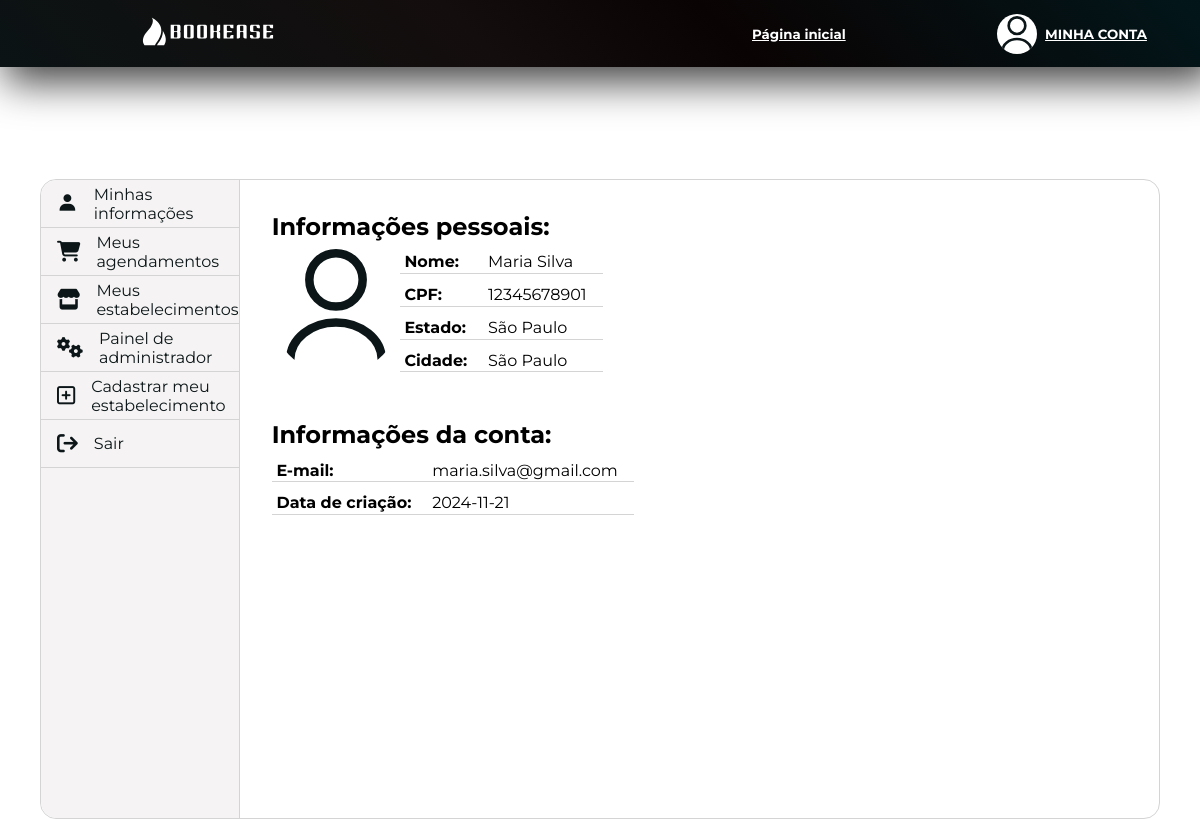
The page /view/myaccount.php (signed in) on the database its author committed.
### tables this page shows
CREATE TABLE users(
	id int auto_increment,
    cpf VARCHAR(11) UNIQUE,
    name VARCHAR(100),
    email VARCHAR(100) UNIQUE,
    phone VARCHAR(11) UNIQUE,
    state VARCHAR(80),
    city VARCHAR(80),
    password VARCHAR(100),
    user_type enum('user','admin','manager'),
    creation_date DATE,
    PRIMARY KEY(id)
);

### model/database_connect.php (called while the page is built, shortened)
<?php
class connect_database {
    protected $mysqli;
    protected $host = '127.0.0.1';
    protected $user = 'root';
    protected $password = '12345';
    protected $database = 'bookease';
    public function connect() {
        $this->mysqli = new mysqli($this->host, $this->user, $this->password, $this->database);
        $this->mysqli->set_charset('utf8');
    }
    public function consult($query) {
        try {
            if ($result = $this->mysqli->query($query)){
                $result = mysqli_fetch_assoc($result);
                return $result;
            }
            else {
                $this->rows_affected = 0;
                return null;
            }
        }
        catch (Exception $exc) {
            $this->disconnect();
        }
    }
}

### view/myaccount.php (the view, shortened to what this page needs)
<!DOCTYPE html>
<html lang="en">
<head>
    <link rel="stylesheet" href="/public/css/myaccount.css">
    <link rel="stylesheet" href="/public/css/components/red_button.css">
    <link rel="stylesheet" href="/public/css/components/header.css">
    <link href='https://unpkg.com/boxicons@2.1.4/css/boxicons.min.css' rel='stylesheet'>
</head>
<body>
    <?php
        require_once '../controller/categories_controller.php';
        include_once '../model/database_connect.php';
        $con = new connect_database();
        $con->connect();
        $query = "SELECT * FROM users WHERE email = '$_SESSION[login]';";
        $user = $con->consult($query);
        $establishments = get_my_establishments();
        $reserves = get_my_reserves();
    ?>
    <header>
        <div class="header">
            <div class="logo">
                <a href="/view/index.php">
                    <img src="/public/images/logos_horizontal/logo1_white.svg" alt="" class="logo_image">
                </a>
            </div>
            <div class="header_buttons">
                <div class="header_button">
                    <a href="../view/establishments.php">
                        Página inicial
                    </a>
                </div>
                <div class="account_pages">
                    <a href="/view/myaccount.php">
                        <img class="profile_picture" src="/public/images/profile_picture.svg" alt="">
                    </a>
                    <div>
                        <a href="/view/myaccount.php">
                            <span>MINHA CONTA</span>
                        </a>
                    </div>
                </div>
            </div>
        </div>
    </header>
    <main>
        <div class="main_content">
            <div class="aside_buttons">
                <a href="./myaccount.php" class="aside_button">
                    <i class='bx bxs-user'></i>
                    <span>Minhas informações</span>
                </a>
                <a href="?info=my_reserves" class="aside_button">
                    <i class="fa-solid fa-cart-shopping"></i>
                    <span>Meus agendamentos</span>
                </a>
                <?php
                    if($user['user_type'] != null) {
                        echo '
                            <a href="?info=my_establishments" class="aside_button">
                                <i class="fa-solid fa-store"></i>
                                <span>Meus estabelecimentos</span>
                            </a>
                        ';
                    }
                    if($user['user_type'] != null) {
                        echo '
                            <a href="#" class="aside_button">
                                <i class="fa-solid fa-gears"></i>
                                <span>Painel de administrador</span>
                            </a>
                        ';
                    }
                ?>
                <a href="../view/establishment_register.php" class="aside_button">
                    <i class="fa-regular fa-square-plus"></i>
                    <span>Cadastrar meu estabelecimento</span>
                </a>
                <a href="../controller/logout_controller.php" class="aside_button">
                    <i class="fa-solid fa-arrow-right-from-bracket"></i>
                    <span>Sair</span>
                </a>
            </div>
            <div class="informations">
                <?php
                    if(isset($_REQUEST) && isset($_REQUEST['info'])) {
                        switch ($_REQUEST['info']) {
                            case 'my_establishments':
                                echo '
                                    <div class="establishments">
                                        <h2>Meus estabelecimentos</h2>
                                        <div class="establishments_list">
                                    ';
                                    if(isset($establishments)) {
                                        if($establishments != null) {
                                        foreach($establishments as $e) {
                                            echo '
                                                <div class="establishment">
                                                    <div class="establishment_image">
                                                        <a href="/view/establishment_page.php?id='.$e['id'].'">
                                                            <img src="../controller/uploads/'.$e['cnpj'].'.jpg" alt="" class="image_icon">
                                                        </a>
                                                    </div>
                                                    <div class="establishment_info">
                                                        <h3>
                                                            <a href="/view/establishment_page.php?id='.$e['id'].'">
                                                            '.$e['name'].'
                                                            </a>
                                                        </h3>
                                                        <p>
                                                            <span>Descrição: </span>
                                                            '.$e['description'].'
                                                        </p>
                                                        <p>
                                                            <span>Categoria: </span>
                                                            '.$e['category_name'].'
                                                        </p>
                                                        <p>
                                                            <span>Subcategoria: </span>
                                                            '.$e['subcategory_name'].'
                                                        </p>
                                                        <p>
                                                            <span>Endereço: </span>
                                                            '.$e['address'].'
                                                        </p>
                                                    </div>
                                                    <div class="open_establishment">
                                                        <a href="/view/establishment_page.php?id='.$e['id'].'">
                                                            <i class="fa-solid fa-arrow-up-right-from-square"></i>
                                                        </a>
                                                    </div>
                                                </div>
                                            ';
                                        }
                                    }
                                }
                                else {
                                    echo '
                                        <div class="not_found">
                                            <i class="fa-solid fa-circle-exclamation"></i>
                                            <h1>
                                                Ops!
                                            </h1>
                                            <h2>
                                                Parece que você não<br>
                                                possui nenhum<br>
                                                estabelecimento<br>
                                                Cadastrado!
                                            </h2>
                                        </div>
                                    ';
                                }
                                echo'
                                        </div>
                                    </div>
                                ';
                                break;
                            case 'my_reserves':
                                if(isset($reserves)) {
                                        if($reserves != null) {
                                            foreach($reserves as $r) {
                                                echo '
                                                    <div class="reserve">
                                                    <div class="table">
                                                        <div class="table_row">
                                                            <div class="table_column">
                                                                <span class="table_strong">ID:</span>
                                                                <span class="table_strong">Estabelecimento:</span>
                                                                <span class="table_strong">Serviço:</span>
                                                                <span class="table_strong">Data:</span>
                                                                <span class="table_strong">Horário:</span>
                                                                <span class="table_strong">Status:</span>
                                                            </div>
                                                            <div class="table_column">
                                                                <span>'.$r['id'].'</span>
                                                                <span>'.$r['establishment_name'].'</span>
                                                                <span>'.$r['service_name'].'</span>
                                                                <span>'.$r['service_date'].'</span>
                                                                <span>'.$r['availability_time'].'</span>
                                                                <span class="status_'.$r['reserve_status'].'">'.$r['reserve_status'].'</span>
                                                            </div>
                                                        </div>
                                                    </div>
                                                    ';
                                                if($r['reserve_status'] == 'pending') {
                                                    echo '
                                                        <div class="reserve_buttons">
                                                            <form action="../controller/reserve_controller.php" method="post">
                                                                <div class="red_button reserve_button">
                                                                    <button type="submit" name="establishment_cancellation" value="'.$r['id'].'">
                                                                        <i class="fa-solid fa-ban"></i>
                                                                        Cancelar
                                                                    </button>
                                                                </div>
                                                            </form>
                                                        </div>
                                                    ';
                                                }
                                                echo '
                                                    </div>
                                                ';
                                            }
                                        }
                                    }
                                    else {
                                        echo '
                                            <div class="not_found">
                                                <i class="fa-solid fa-circle-exclamation"></i>
                                                <h1>
                                                    Ops!
                                                </h1>
                                                <h2>
                                                    Parece que<br>
                                                    nenhuma reserva<br>
                                                    foi encontrada!
                                                </h2>
                                            </div>
                                        ';
                                    }
                                break;
                            default:
                                header('Location:./myaccount.php');
                        }
                    }
                    else {
                        echo "
                            <div class='account'>
                                <div class='personal_info'>
                                    <h2>Informações pessoais:</h2>
                                    <div class='table'>
                                        <div class='table_row'>
                                            <img src='../public/images/profile_picture.svg' alt=''>
                                            <div class='table_column'>
                                                <span class='table_strong'>Nome:</span>
                                                <span class='table_strong'>CPF:</span>
                                                <span class='table_strong'>Estado:</span>
                                                <span class='table_strong'>Cidade:</span>
                                            </div>
                                            <div class='table_column'>
                                                <span>$user[name]</span>
                                                <span>$user[cpf]</span>
                                                <span>$user[state]</span>
                                                <span>$user[city]</span>
                                            </div>
                                        </div>
                                    </div>
                                </div>
                                <div class='account_info'>
                                    <h2>Informações da conta:</h2>
                                    <div class='table'>
                                        <div class='table_column'>
                                            <span class='table_strong'>E-mail:</span>
                                            <span class='table_strong'>Data de criação:</span>
                                        </div>
                                        <div class='table_column'>
                                            <span>$user[email]</span>
                                            <span>$user[creation_date]</span>
                                        </div>
                                    </div>
                                </div>
                            </div>
                        ";
                    }
                ?>
            </div>
        </div>
    </main>
</body>
</html>

### rows shown on the page
users: name "Maria Silva", cpf "12345678901", state "São Paulo", city "São Paulo", email "maria.silva@gmail.com", creation_date "2024-11-21"
